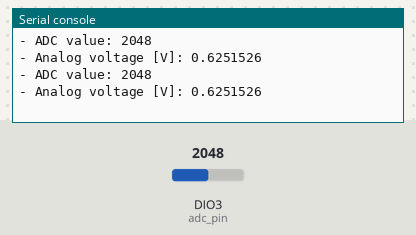
This program was run on a simulated Digi XBee 3 module running MicroPython. Shown: the last lines printed to the serial console. The test bench sets the inputs (shaded band); at power-on: DIO3 (adc_pin) = 2048 (analog values on the 0–4095 scale).

Above: at 1.2 s.
1.3 s: DIO3 (adc_pin) set to 2866
At 2.6 s:
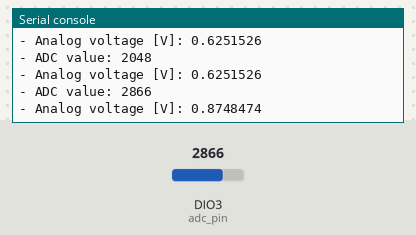
2.8 s: DIO3 (adc_pin) set to 3603
At 3.4 s:
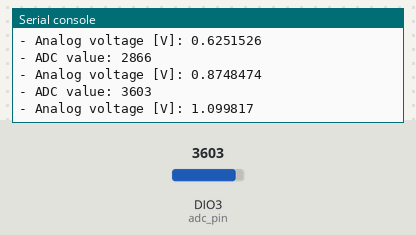
Timing chart, 0 to 5.8 s (numbered marks = the images above; inputs shaded):
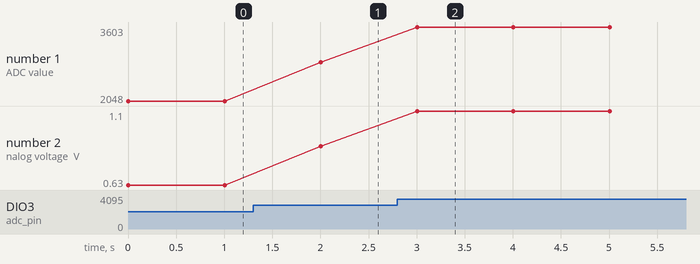

Measured:
- after the input at 1.3 s, the serial console: prints a new line after 0.70 s (image 1)
- after the input at 2.8 s, the serial console: prints a new line after 0.20 s (image 2)
- plotted number 1: 2048 → 2866 after the input at 1.3 s, 2866 → 3603 after the input at 2.8 s
- plotted number 2: 0.63 → 0.87 after the input at 1.3 s, 0.87 → 1.1 after the input at 2.8 s

The program:

main.py
```python
# (licence header left out)
from machine import ADC
import xbee
import time

# Pin D3 (AD3/DIO3)
ADC_PIN_ID = "D3"

# ADC reference voltage
AV_VALUES = {0: 1.25, 1: 2.5, 2: 3.3, None: 2.5}

print(" +-------------------------------------+")
print(" | XBee MicroPython ADC Polling Sample |")
print(" +-------------------------------------+\n")

# Read the module's Analog Digital Reference
try:
    av = xbee.atcmd("AV")
except KeyError:
    # Reference is set to 2.5 V on XBee 3 Cellular
    av = None
reference = AV_VALUES[av]
print("Configured Analog Digital Reference: AV:{}, {} V".format(av, reference))


# Create an ADC object for pin DIO0/AD0.
adc_pin = ADC(ADC_PIN_ID)

# Start reading the analog voltage value present at the pin.
while True:
    value = adc_pin.read()
    print("- ADC value:", value)
    print("- Analog voltage [V]:", value * reference / 4095)
    time.sleep(1)
```
